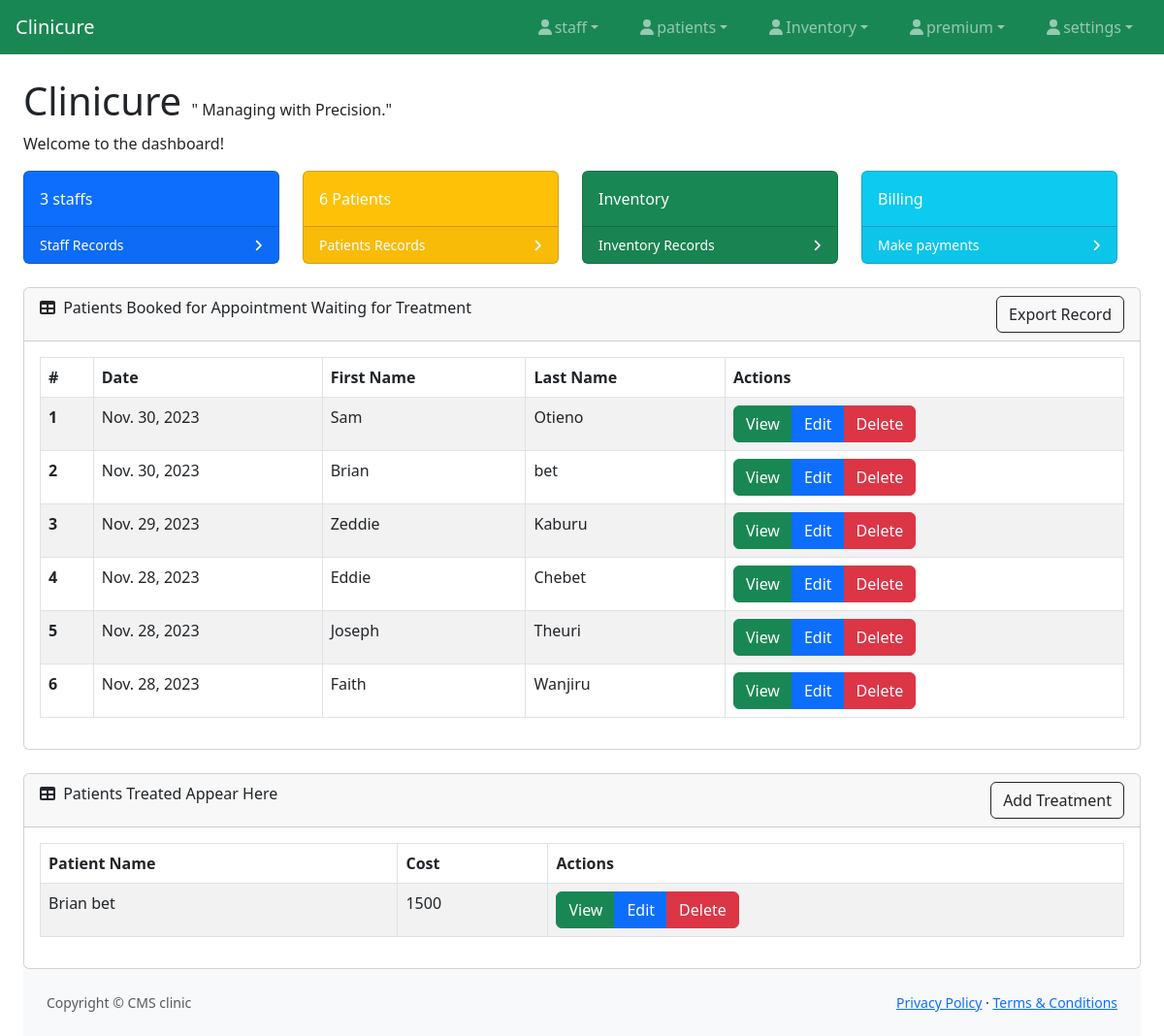
The app's page /, older data.
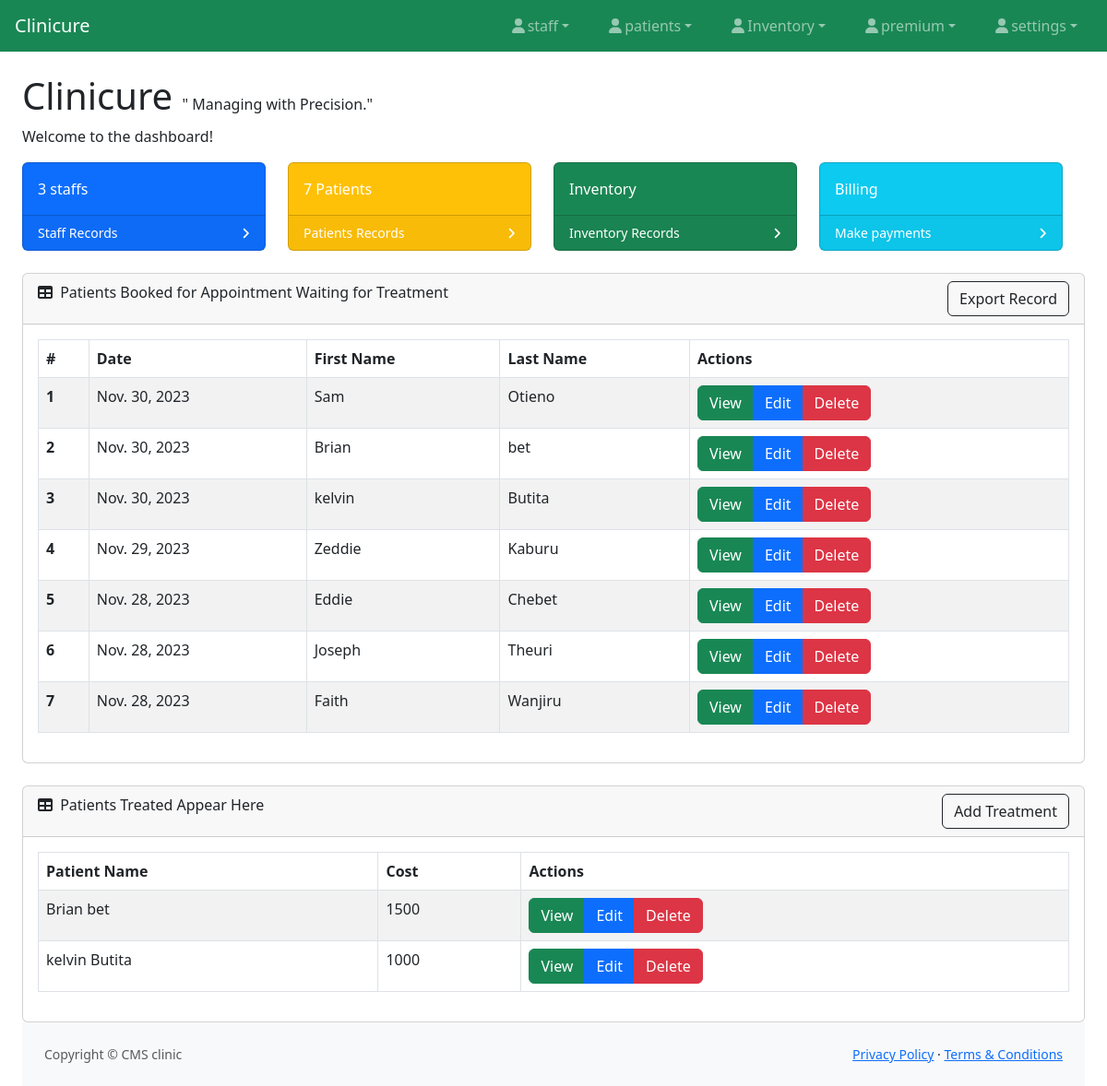
The same page, newer data.
### patients/models.py (models this page shows, shortened)
class patients(models.Model):
    GENDER_CHOICES = [
        ('M', 'Male'),
        ('F', 'Female'),
        ('O', 'Other'),
    ]
    date_added = models.DateField(auto_now=True)
    staffs = models.ForeignKey(staffs, on_delete=models.CASCADE, null=True)
    first_name = models.CharField(max_length=100)
    last_name = models.CharField(max_length=100)
    date_of_birth = models.DateField()
    gender = models.CharField(max_length=1, choices=GENDER_CHOICES)
    email = models.EmailField(blank=True, null=True)
    phone_number = models.CharField(max_length=15, blank=True, null=True)
    address = models.TextField(blank=True, null=True)
    def __str__(self):
        return f"{self.first_name} {self.last_name}"

class treatment(models.Model):
    date_treated = models.DateField(auto_now=True)
    patient_name = models.ForeignKey(patients, on_delete=models.CASCADE, null=True)
    symptoms = models.TextField(blank=True, null=True)
    conclusion = models.TextField()
    medication = models.TextField()
    cost = models.CharField(max_length=100)

### patients/views.py (the view)
# urls.py: path('',views.viewpatients, name='view_patients'),
def viewpatients(request):
    patient = patients.objects.all()
    staff_count = staffs.objects.count()
    patient_count = patients.objects.count()
    treat = treatment.objects.all()
    latest_treats = treatment.objects.order_by('date_treated')[:]
    latest_patients = patients.objects.order_by('-date_added')[:]
    context = {
        'patient': patient,
        'treat': treat,
        'staff_count': staff_count,
        'patient_count': patient_count,
        'latest_patients': latest_patients,
        'latest_treats': latest_treats,
    }
    return render(request, 'view_patients.html', context)

### patients/templates/view_patients.html (shortened to what this page needs)
{% extends 'base.html' %}
{% block body %}
<body>
    <div class="card">
        <div class="card-header">
            <i class="fas fa-table me-1"></i> Patients Booked for Appointment Waiting for Treatment
            <a href="{% url 'patients:download' %}" class="text-decoration-none btn border-dark float-end">Export Record</a>
        </div>
        <div class="card-body">
            <table class="table table-striped table-bordered" id="datatablesSimple">
                <thead class="thead-dark">
                    <tr>
                        <th scope="col">#</th>
                        <th>Date</th>
                        <th>First Name</th>
                        <th>Last Name</th>
                        <th>Actions</th>
                    </tr>
                </thead>
                <tbody>
                    {% for y in latest_patients %}
                    <tr>
                        <th  scope="row" aria-sort="descending">{{ forloop.counter }}</th>
                        <td>{{ y.date_added }}</td>
                        <td>{{ y.first_name }}</td>
                        <td>{{ y.last_name }}</td>
                        <td>
                            <div class="btn-group" role="group">
                                <a href="{% url 'patients:detailed_patient' y.id %}" class="btn btn-success">View</a>
                                <a href="{% url 'patients:update_patient' y.id %}" class="btn btn-primary">Edit</a>
                                <a href="{% url 'patients:delete_patient' y.id %}" class="btn btn-danger">Delete</a>
                            </div>
                        </td>
                    </tr>
                    {% endfor %}
                </tbody>
            </table>
        </div>
    </div>
    <div class="card mt-4">
        <div class="card-header">
            <i class="fas fa-table me-1"></i> Patients Treated Appear Here
             <a href="{% url 'patients:add_treat' %}" class="text-decoration-none btn border-dark float-end">Add Treatment</a>
        </div>
        <div class="card-body">
            <table class="table table-striped table-bordered" id="datatablesSimple1">
                <thead class="thead-dark">
                    <tr>
                        <th>Patient Name</th>
                        <th>Cost</th>
                        <th>Actions</th>
                    </tr>
                </thead>
                <tbody>
                    {% for y in  treat %}
                    <tr>
                        <td>{{ y.patient_name }}</td>
                        <td>{{ y.cost }}</td>
                        <td>
                            <div class="btn-group" role="group">
                                <a href="{% url 'patients:detailed_treat' y.id %}" class="btn btn-success">View</a>
                                <a href="{% url 'patients:update_treat' y.id %}" class="btn btn-primary">Edit</a>
                                <a href="{% url 'patients:delete_treat' y.id %}" class="btn btn-danger">Delete</a>
                            </div>
                        </td>
                    </tr>
                    {% endfor %}
                </tbody>
            </table>
        </div>
    </div>
</body>
{% endblock %}

Row changes from the older to the newer data that the page shows:
added patients: date_added "Nov. 30, 2023", first_name "kelvin", last_name "Butita"
added treatment: patient_name "kelvin Butita", cost "1000"
Text that changed along with them:
{{ patient_count }}: "6" → "7"
